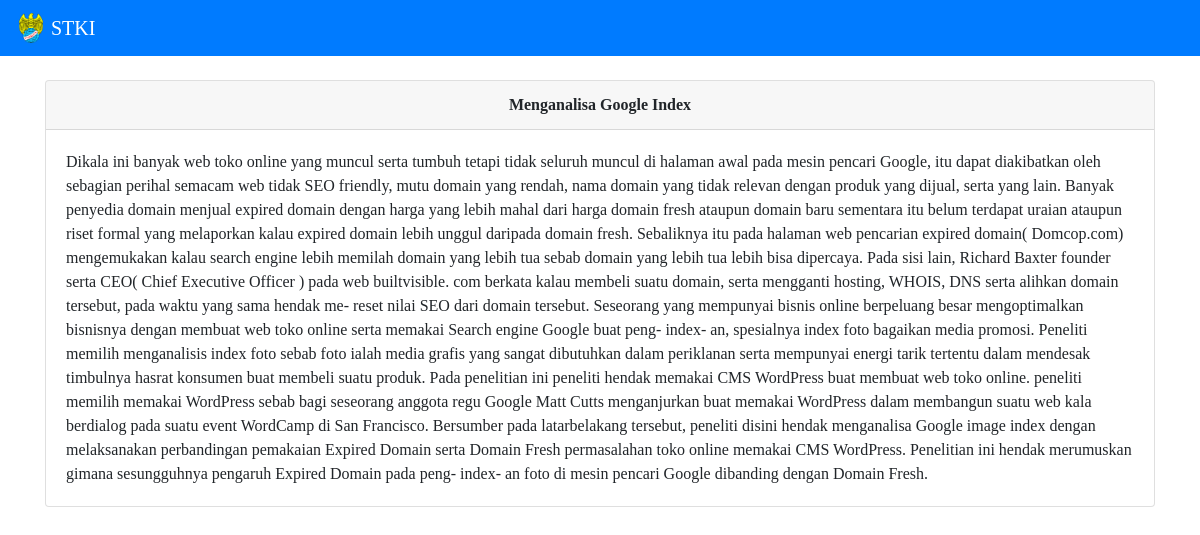
The app's page /detailDokumen.php?id=14, older data.
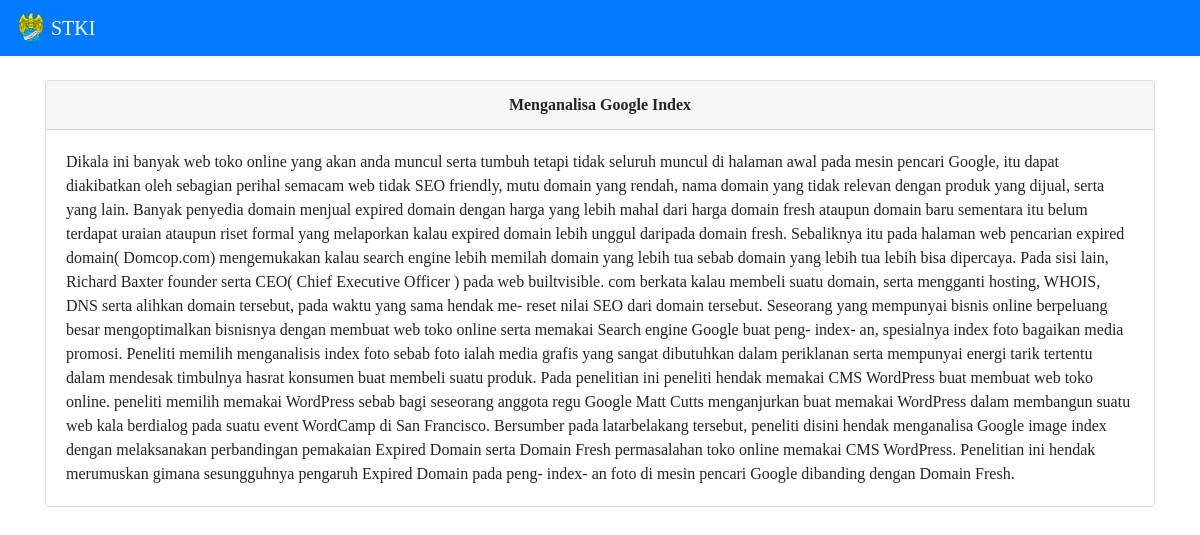
The same page, newer data.
### tables this page shows
CREATE TABLE `tbdokumen` (
  `Id` int(11) NOT NULL,
  `Judul` varchar(100) NOT NULL,
  `dokumen` text NOT NULL,
  `nm_dk` text NOT NULL
);

### detailDokumen.php (the view, shortened to what this page needs)
<?php
include 'koneksi.php';
    $id = $_GET['id'];
    $data = $konek->query("SELECT * FROM tbdokumen WHERE Id = $id");
    $result = mysqli_fetch_array($data);
?>
<!DOCTYPE html>
<html>
<head>
	<link rel="stylesheet" type="text/css" href="assets/bootstrap/dist/css/bootstrap.min.css">
	<link rel="stylesheet" type="text/css" href="assets/fontawesome/css/all.min.css">
</head>
<body>
<nav class="navbar navbar-dark bg-primary">
  <a class="navbar-brand" href="index.php">
    <img src="assets/img/logo.png" width="30" height="30" class="d-inline-block align-top" alt="" loading="lazy">
    STKI
  </a>
</nav>
<br />
<div class="container">
<div class="card">
  <div class="card-header font-weight-bold text-center">
    <?= $result['Judul'] ?>
  </div>
  <div class="card-body">
    <p class="card-text"><?= $result['dokumen']; ?></p>
  </div>
</div>
</div>
</body>
</html>

### detailDokumen.php (style rules this page uses)
* { font-family: awesome; }

Row changes from the older to the newer data that the page shows:
changed tbdokumen "Menganalisa Google Index": dokumen "…web toko online yang muncul serta tumbuh tetapi…" → "…web toko online yang akan anda muncul serta tumbuh tetapi…"
